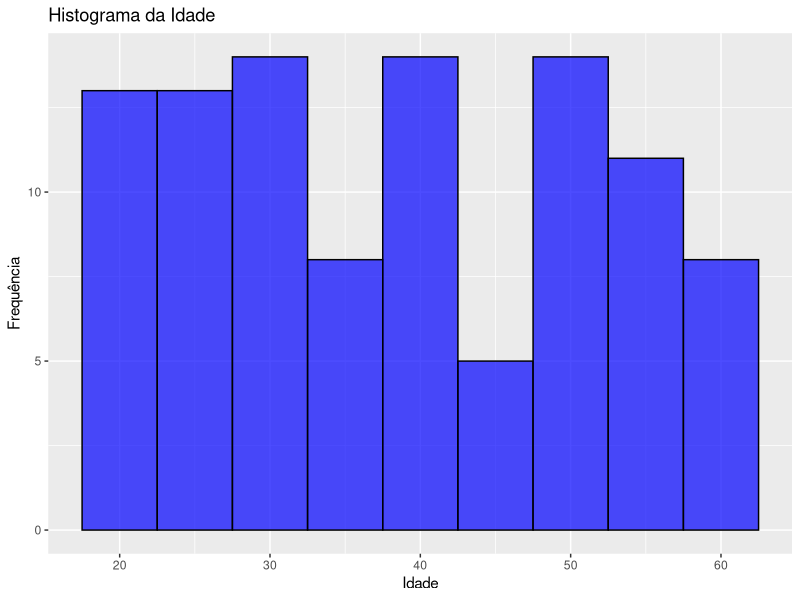
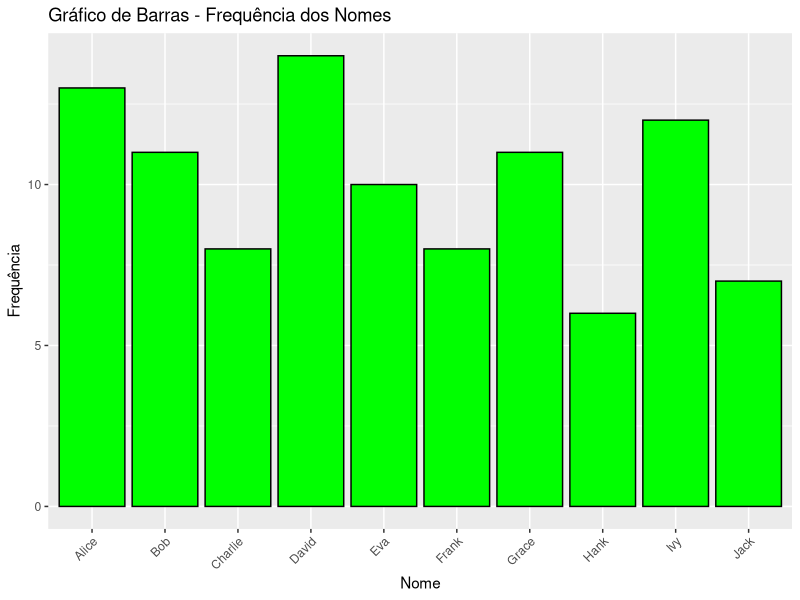
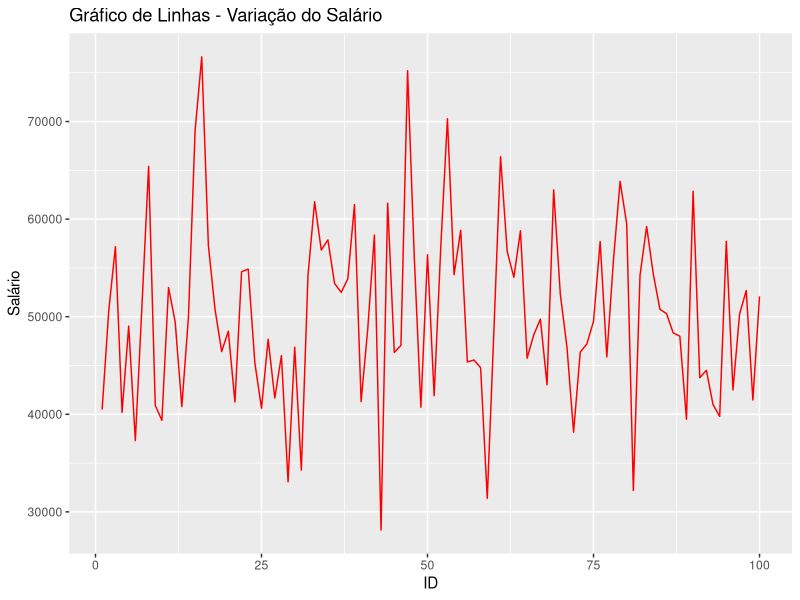
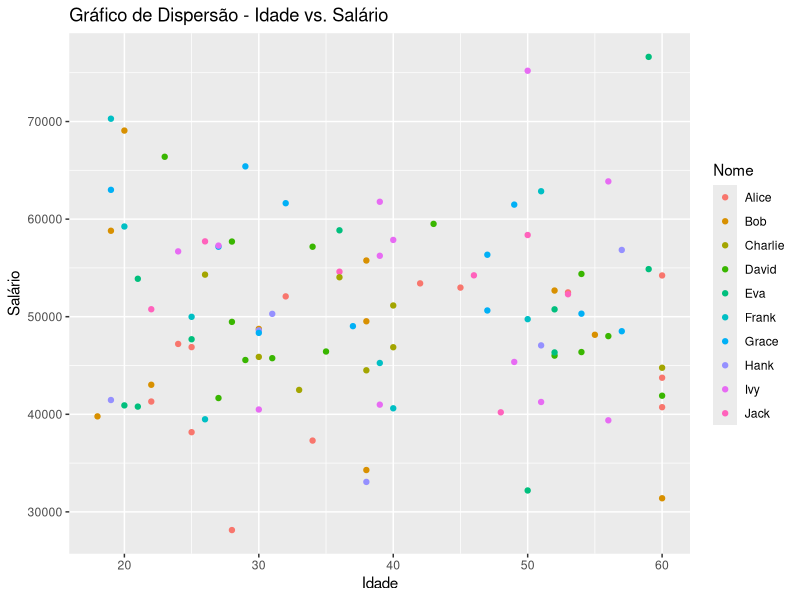

Reproduce these figures in R, in order.
# Carregue os pacotes
library(dplyr)
library(ggplot2)

# Expanda o banco de dados
meu_banco_dados <- tibble(
  ID = 1:100,
  Nome = sample(c("Alice", "Bob", "Charlie", "David", "Eva", "Frank", "Grace", "Hank", "Ivy", "Jack"), 100, replace = TRUE),
  Idade = sample(18:60, 100, replace = TRUE),
  Salario = rnorm(100, mean = 50000, sd = 10000)
)

# Crie um histograma da idade
histograma_idade <- ggplot(meu_banco_dados, aes(x = Idade)) +
  geom_histogram(binwidth = 5, fill = "blue", color = "black", alpha = 0.7) +
  labs(title = "Histograma da Idade", x = "Idade", y = "Frequência")

# Crie um gráfico de barras para contar a frequência dos nomes
grafico_barras_nome <- ggplot(meu_banco_dados, aes(x = Nome)) +
  geom_bar(fill = "green", color = "black") +
  labs(title = "Gráfico de Barras - Frequência dos Nomes", x = "Nome", y = "Frequência") +
  theme(axis.text.x = element_text(angle = 45, hjust = 1))

# Crie um gráfico de linhas para mostrar a variação do salário ao longo do ID
grafico_linhas_salario <- ggplot(meu_banco_dados, aes(x = ID, y = Salario)) +
  geom_line(color = "red") +
  labs(title = "Gráfico de Linhas - Variação do Salário", x = "ID", y = "Salário")

# Crie um gráfico de dispersão para mostrar a relação entre idade e salário
grafico_dispersao <- ggplot(meu_banco_dados, aes(x = Idade, y = Salario, color = Nome)) +
  geom_point() +
  labs(title = "Gráfico de Dispersão - Idade vs. Salário", x = "Idade", y = "Salário")

# Exiba os gráficos
print(histograma_idade)
print(grafico_barras_nome)
print(grafico_linhas_salario)
print(grafico_dispersao)
